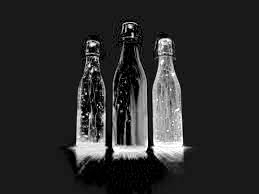
#> input picture REDbottles_1.pnm, 259 x 194 px
$ python crypto.py REDbottles_1.pnm
#> lines starting #> are read from the running program, lines starting #| are printed output that depends on the picture; after the words box and inside, x2 and y2 are one past the last pixel; in counts of white or black regions, pixels touching at a corner belong together
import cv2
import numpy as np
import random as rand
import sys
#define combinations

img=cv2.imread(sys.argv[1],0) #read in the picture as a gray scale
#> img is the input picture: shape (194, 259); min 0, max 255, mean 42.2

#apply threshhold to image
_,mono= cv2.threshold(img,100,255,cv2.THRESH_BINARY)
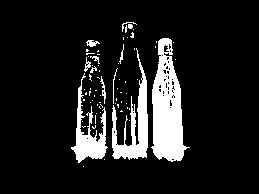
#> mono: shape (194, 259); 11.8% white; 71 white regions (59 under 20 px), largest, box (x1, y1, x2, y2) and area: (151, 38, 190, 162) 2828, (112, 48, 148, 160) 1483, (71, 73, 108, 163) 1106


#define 4 by 4 pixels transformation
white_pixel_1=[255,0,0,255]
white_pixel_2=[0,255,255,0]
WPixels=[white_pixel_1,white_pixel_2]

black_pixel_1=white_pixel_1
black_pixel_1_pair= white_pixel_2
black_pixel_2=white_pixel_2
black_pixel_2_pair=white_pixel_1

BPixels=[black_pixel_1,black_pixel_2]
BPair_Pixels=[black_pixel_1_pair,black_pixel_2_pair]

height=len(mono)
#> height = 194
width= len(mono[0]);
#> width = 259

#new pictures will be four times as large
newHeight=height*2
#> newHeight = 388
newWidth= width*2
#> newWidth = 518


#the two new images
mono_pic_1=  cv2.resize(mono,(newWidth,newHeight))
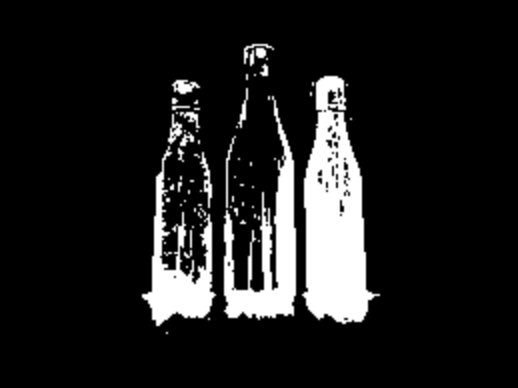
#> mono_pic_1: shape (388, 518); min 0, max 255, mean 30.1
mono_pic_2 = cv2.resize(mono,(newWidth,newHeight))

for i in range(height):
    for j in range(width):
        #what pair is going to be used
        pair=1
        if(rand.randint(1,10)<=5):
            pair=0
        if(mono[i][j]==0):# pixel is black
            #set the next four pixels of the two new images
            for row in range(2):
                for col in range(2):
                    mono_pic_1[(2*i)+row][(2*j)+col]= BPixels[pair][row*2+col] #white=0 and black=1 so need to swap meaning of 255 and 0 around
                    mono_pic_2[(2*i)+row][(2*j)+col] = BPair_Pixels[pair][row*2+col]
        else:  #pixel is white
            for row in range(2):
                for col in range(2):
                    mono_pic_1[(2*i)+row][(2*j)+col]= WPixels[pair][row*2+col]
                    mono_pic_2[(2*i)+row][(2*j)+col] = WPixels[pair][row*2+col]
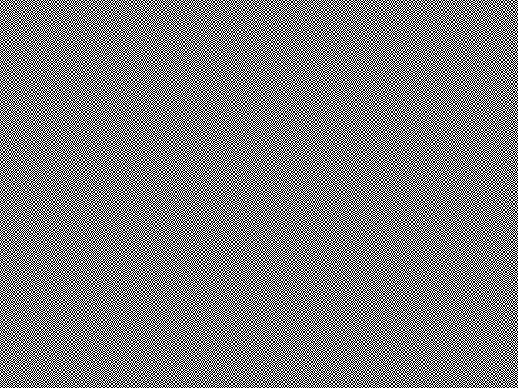
#> mono_pic_1: shape (388, 518); 50% white in thin lines or dots
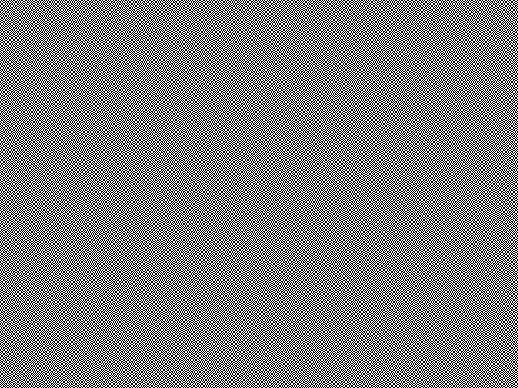
#> mono_pic_2: shape (388, 518); 50% white in thin lines or dots

cv2.imshow('Original',mono)

#cv2.imshow('mono_1', mono_pic_1)
#cv2.imshow('mono_2',mono_pic_2)
cv2.imwrite("mono_1_"+sys.argv[1],mono_pic_1)
cv2.imwrite("mono_2_"+sys.argv[1],mono_pic_2)

cv2.waitKey(0)
cv2.destroyAllWindows()
